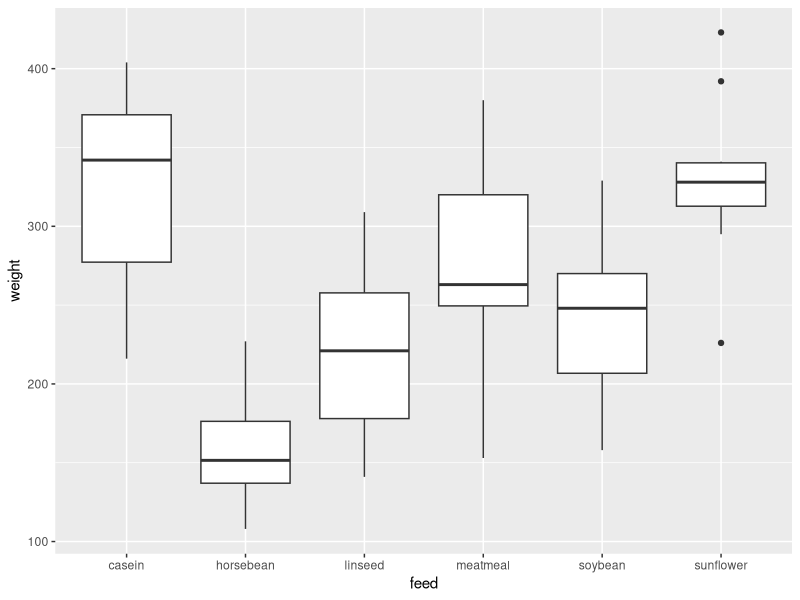
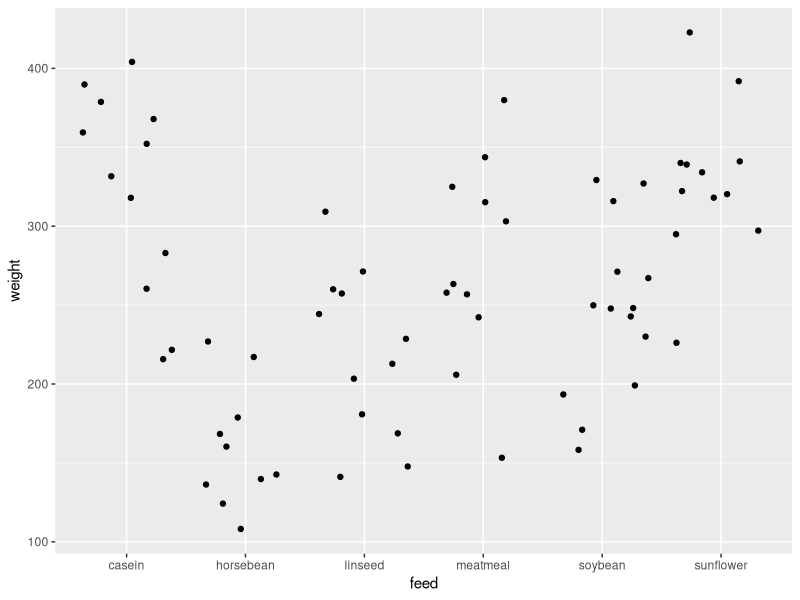

Generate these figures, in order, with R:
## ---- chunk 1
knitr::opts_chunk$set(echo = TRUE)
## ---- chunk 2

library(tidyverse)
library(knitr)
## ---- chunk 3

chickwts %>% 
  group_by(feed) %>%
  summarise(n = length(feed),
            Average = mean(weight), 
            SD = sd(weight)) %>% kable()
  
## ---- chunk 4
ggplot(chickwts, aes( x = feed, y =  weight )) + 
  geom_boxplot()
## ---- chunk 5
ggplot(chickwts,aes(x=feed, y=weight)) + 
  geom_jitter() + 
  stat_summary(fun.data = mean_sdl,
               fun.args = list(mult=1),
               color="red")
## ---- chunk 6

